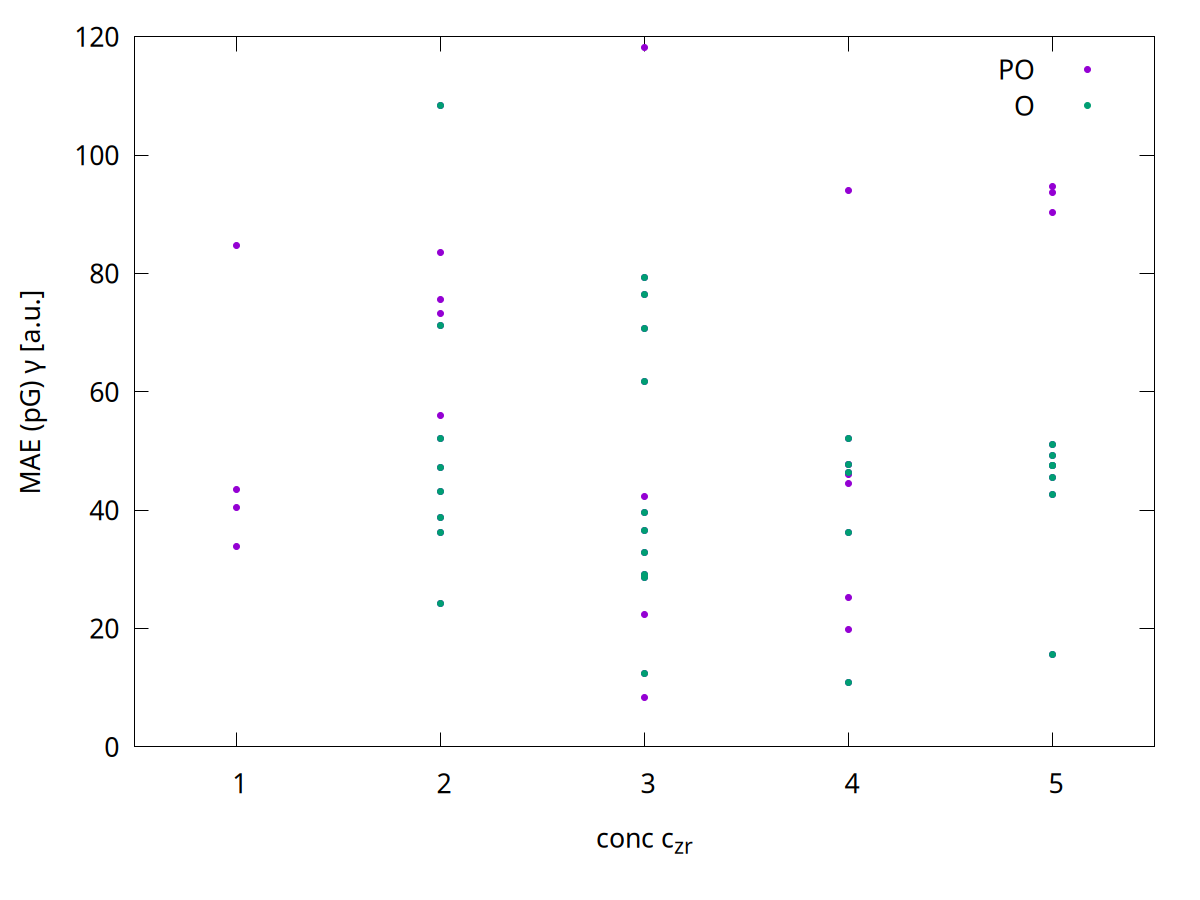

This figure's gnuplot source:
#!/usr/bin/gnuplot 

set term pngcairo size 1200, 900 font ",20"
set out "G-conc.png"
#set term svg
#set out "G-conc.svg"
#filename="../../db_final.sorted.tsv"
filename="../../db_final.tsv"
filename="../../gen.tsv"
filename="../../db_final.gen.tsv"
width=2
set xlabel "conc c_{zr}"
set ylabel "MAE (pG) {/Symbol g} [a.u.]"
set xrange [0.5:5.5]
set yrange [0:120]
set xtics 1,1

#:.! head -n2 ../../db_final.gen.tsv
#1    2    3     4         5        6         7         8     9     10    11    12    13
#gen  nr   enr   G         phd      avg1(G)   avg2(G)   conc  layr  vDOC  TDOC  vCal  TCal
#0    212  2947  10.95940  0.00000  -8.43005  -9.76459  4     6     16    80    18    300
#plot filename u 8:4 pt 7 t "O"

plot "../../db_final.tsv" u 7:3 pt 7 t "PO" ,\
    filename u 8:4 pt 7 t "O"
#pause -1
